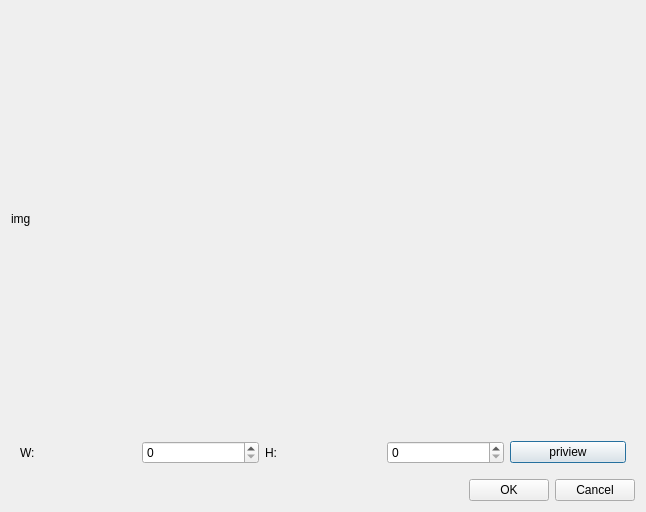
<?xml version="1.0" encoding="UTF-8"?>
<ui version="4.0">
 <class>DialogResizePicture</class>
 <widget class="QDialog" name="DialogResizePicture">
  <property name="geometry">
   <rect>
    <x>0</x>
    <y>0</y>
    <width>646</width>
    <height>512</height>
   </rect>
  </property>
  <property name="windowTitle">
   <string>Dialog</string>
  </property>
  <layout class="QVBoxLayout" name="verticalLayout">
   <item>
    <widget class="QLabel" name="lblImg">
     <property name="sizePolicy">
      <sizepolicy hsizetype="Expanding" vsizetype="Expanding">
       <horstretch>0</horstretch>
       <verstretch>0</verstretch>
      </sizepolicy>
     </property>
     <property name="text">
      <string>img</string>
     </property>
    </widget>
   </item>
   <item>
    <widget class="QFrame" name="frame">
     <layout class="QHBoxLayout" name="horizontalLayout_2">
      <item>
       <widget class="QLabel" name="label">
        <property name="text">
         <string>W:</string>
        </property>
       </widget>
      </item>
      <item>
       <widget class="QSpinBox" name="spinW">
        <property name="maximum">
         <number>999999</number>
        </property>
       </widget>
      </item>
      <item>
       <widget class="QLabel" name="label_2">
        <property name="text">
         <string>H:</string>
        </property>
       </widget>
      </item>
      <item>
       <widget class="QSpinBox" name="spinH">
        <property name="maximum">
         <number>999999</number>
        </property>
       </widget>
      </item>
      <item>
       <widget class="QPushButton" name="btnPriview">
        <property name="text">
         <string>priview</string>
        </property>
       </widget>
      </item>
     </layout>
    </widget>
   </item>
   <item>
    <layout class="QHBoxLayout" name="horizontalLayout">
     <item>
      <spacer name="horizontalSpacer">
       <property name="orientation">
        <enum>Qt::Horizontal</enum>
       </property>
       <property name="sizeHint" stdset="0">
        <size>
         <width>40</width>
         <height>20</height>
        </size>
       </property>
      </spacer>
     </item>
     <item>
      <widget class="QPushButton" name="btnOK">
       <property name="text">
        <string>OK</string>
       </property>
      </widget>
     </item>
     <item>
      <widget class="QPushButton" name="btnCancel">
       <property name="text">
        <string>Cancel</string>
       </property>
      </widget>
     </item>
    </layout>
   </item>
  </layout>
 </widget>
 <resources/>
 <connections/>
</ui>
